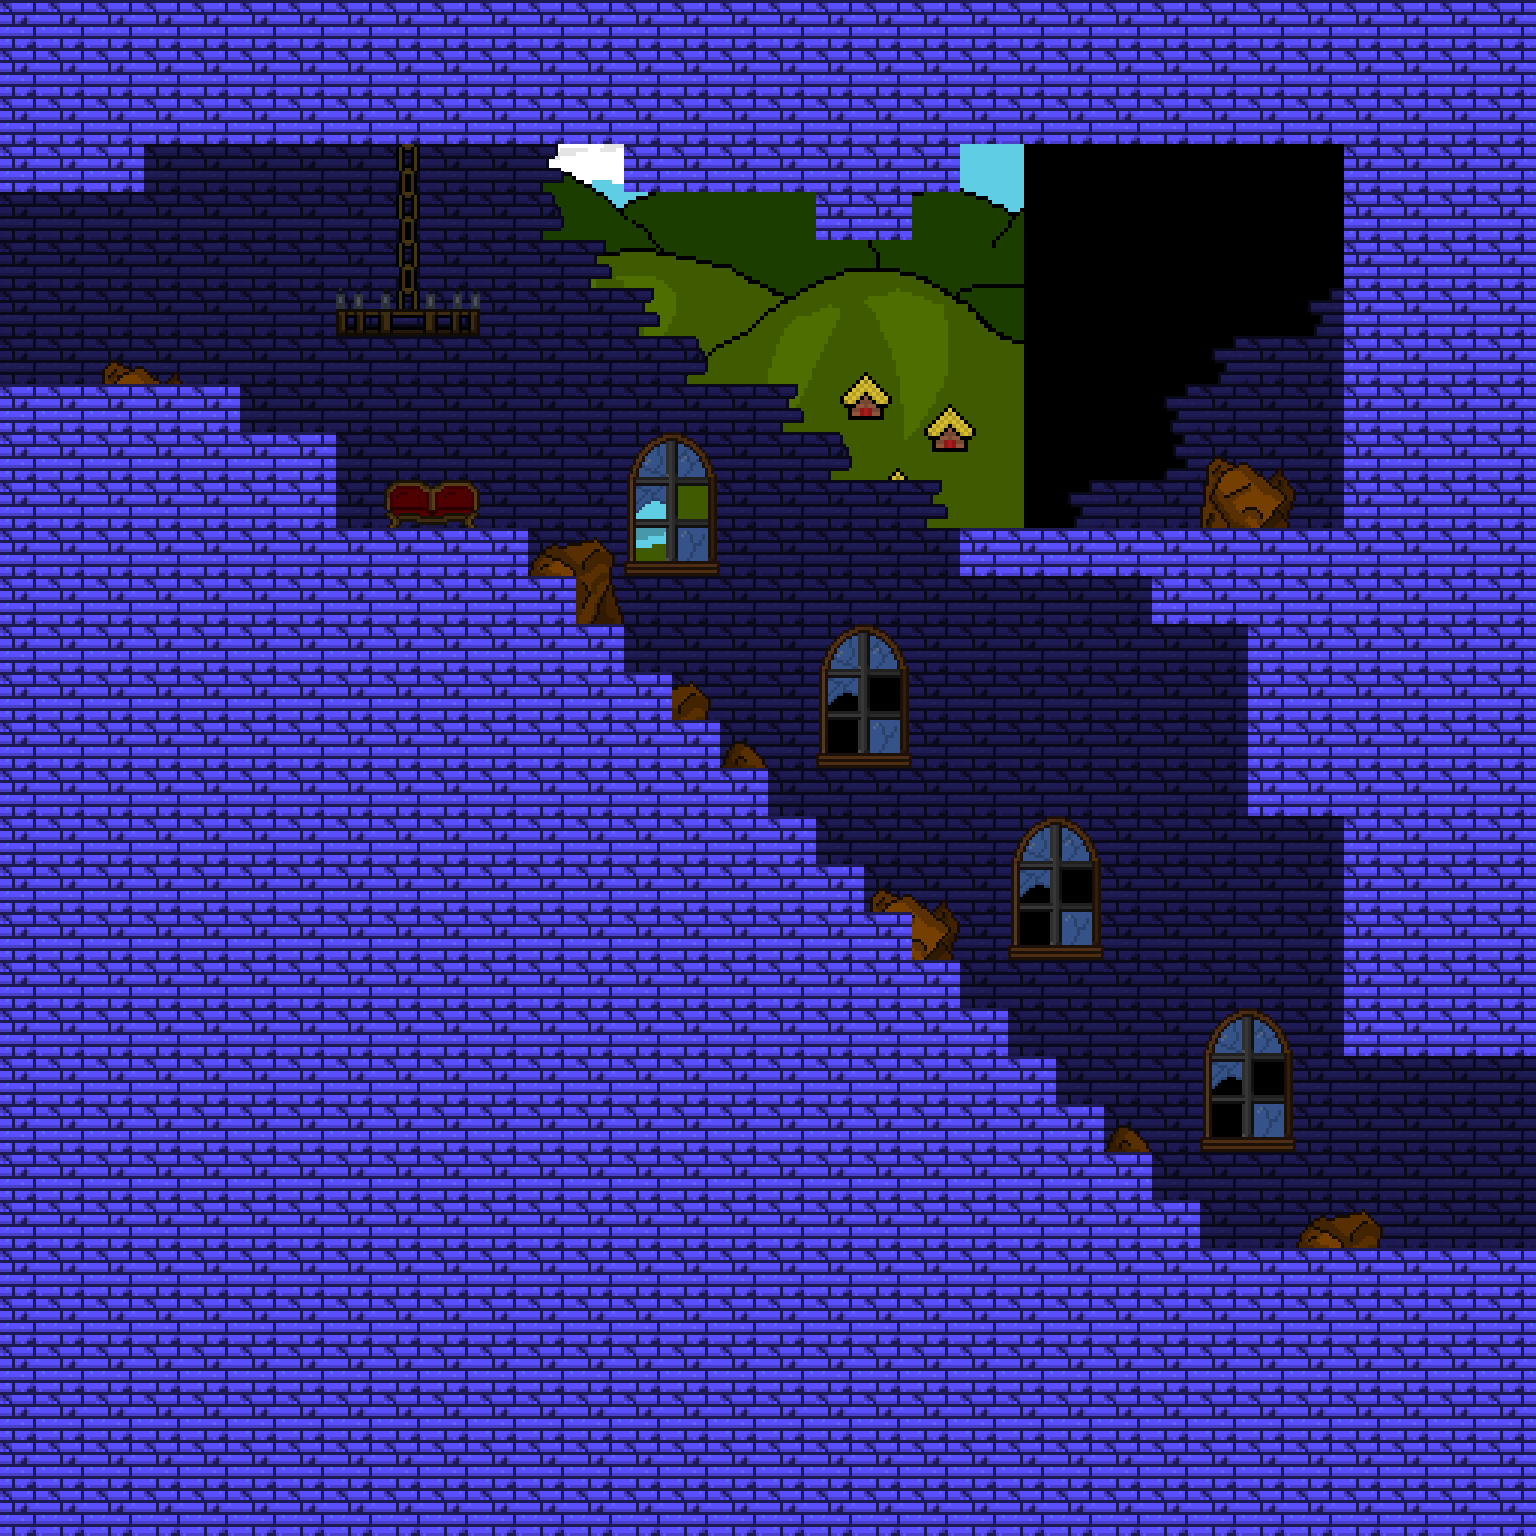

This is a level from a 2D game, rendered from its Tiled map with the project's own tilesets. A one-line summary and the map file follow, with tile-layer data summarised:
An orthogonal 32x32 tile map with 48x48 px tiles, 4 tile layers (back_tiles, back_second, front, front_second), 4 tilesets, 3 image layers and 32 objects (2x SpawnPoint, 2x Portal, HealthChargePickup).

<map version="1.11" tiledversion="1.11.0" orientation="orthogonal" renderorder="right-down" width="32" height="32" tilewidth="48" tileheight="48" infinite="0" nextlayerid="22" nextobjectid="257">
 <tileset firstgid="1" name="tileset01" tilewidth="48" tileheight="48" tilecount="176" columns="16">
  <image source="tilesets/tileset01.png" width="768" height="528" />
 </tileset>
 <tileset firstgid="177" name="tileset02" tilewidth="48" tileheight="48" tilecount="121" columns="11">
  <image source="tilesets/tileset02.png" width="528" height="528" />
 </tileset>
 <tileset firstgid="298" name="tileset03" tilewidth="48" tileheight="48" tilecount="306" columns="17">
  <image source="tilesets/tileset03.png" width="816" height="864" />
 </tileset>
 <tileset firstgid="604" name="objects" tilewidth="48" tileheight="48" tilecount="64" columns="8">
  <image source="objects.png" width="384" height="384" />
 </tileset>
 <imagelayer id="17" name="Image Layer 1">
  <image source="Backgrounds/ground_back.png" width="1024" height="576" />
  <properties>
   <property name="depth" type="int" value="3000" />
   <property name="parallax_x" type="float" value="1" />
   <property name="parallax_y" type="float" value="1" />
   <property name="repeat_y" type="bool" value="true" />
  </properties>
 </imagelayer>
 <imagelayer id="18" name="Image Layer 2">
  <image source="Backgrounds/ground_far.png" width="1024" height="576" />
  <properties>
   <property name="depth" type="int" value="2900" />
   <property name="parallax_x" type="float" value="0.8" />
   <property name="parallax_y" type="float" value="0.1" />
   <property name="repeat_y" type="bool" value="false" />
  </properties>
 </imagelayer>
 <imagelayer id="19" name="Image Layer 3">
  <image source="Backgrounds/ground_front.png" width="1024" height="576" />
  <properties>
   <property name="depth" type="int" value="2800" />
   <property name="parallax_x" type="float" value="0.9" />
   <property name="parallax_y" type="float" value="0.2" />
   <property name="repeat_y" type="bool" value="false" />
  </properties>
 </imagelayer>
 <layer id="11" name="back_tiles" width="32" height="32">
  <properties>
   <property name="depth" type="int" value="1050" />
   <property name="tileset" type="int" value="0" />
  </properties>
  <data>[1024 cells, 948 non-empty, 12 distinct tile ids]</data>
 </layer>
 <layer id="21" name="back_second" width="32" height="32">
  <properties>
   <property name="depth" type="int" value="1000" />
   <property name="tileset" type="int" value="2" />
  </properties>
  <data>[1024 cells, 0 non-empty, 0 distinct tile ids]</data>
 </layer>
 <layer id="12" name="front" width="32" height="32">
  <properties>
   <property name="depth" type="int" value="950" />
   <property name="tileset" type="int" value="0" />
  </properties>
  <data>[1024 cells, 25 non-empty, 14 distinct tile ids]</data>
 </layer>
 <layer id="20" name="front_second" width="32" height="32">
  <properties>
   <property name="depth" type="int" value="900" />
   <property name="tileset" type="int" value="2" />
  </properties>
  <data>[1024 cells, 0 non-empty, 0 distinct tile ids]</data>
 </layer>
 <objectgroup color="#ffaa00" id="16" name="spawnpoints">
  <object id="170" type="SpawnPoint" x="1488" y="1056" width="48" height="48">
   <properties>
    <property name="id" type="int" value="1" />
   </properties>
  </object>
  <object id="217" type="SpawnPoint" x="0" y="192" width="48" height="48">
   <properties>
    <property name="id" type="int" value="0" />
   </properties>
  </object>
 </objectgroup>
 <objectgroup id="14" name="objects">
  <object id="255" type="HealthChargePickup" x="1152" y="384" width="48" height="48">
   <properties>
    <property name="id" type="int" value="13" />
    <property name="lore" type="int" value="17" />
    <property name="text" value="These spikes did are not from this world..." />
   </properties>
  </object>
 </objectgroup>
 <objectgroup color="#0000ff" id="13" name="walls">
  <properties>
   <property name="isWallLayer" type="bool" value="true" />
  </properties>
  <object id="47" x="0" y="0" width="144" height="192" />
  <object id="50" x="0" y="384" width="240" height="1152" />
  <object id="54" x="144" y="0" width="1200" height="144" />
  <object id="174" x="528" y="576" width="48" height="960" />
  <object id="242" x="576" y="624" width="48" height="912" />
  <object id="243" x="624" y="672" width="48" height="864" />
  <object id="244" x="720" y="768" width="48" height="768" />
  <object id="245" x="768" y="816" width="48" height="720" />
  <object id="246" x="816" y="864" width="48" height="672" />
  <object id="247" x="864" y="912" width="48" height="624" />
  <object id="249" x="912" y="960" width="48" height="576" />
  <object id="250" x="960" y="1008" width="48" height="528" />
  <object id="251" x="1008" y="1056" width="48" height="480" />
  <object id="252" x="1056" y="1104" width="48" height="432" />
  <object id="253" x="1104" y="1152" width="48" height="384" />
  <object id="254" x="1152" y="1200" width="48" height="336" />
  <object id="248" x="1200" y="1248" width="144" height="288" />
  <object id="190" x="624" y="144" width="336" height="48" />
  <object id="191" x="1152" y="528" width="192" height="96" />
  <object id="256" x="960" y="528" width="192" height="48" />
  <object id="215" x="1248" y="624" width="96" height="192" />
  <object id="218" x="816" y="192" width="96" height="48" />
  <object id="234" x="1344" y="1248" width="192" height="288" />
  <object id="235" x="1344" y="0" width="192" height="1056" />
  <object id="236" x="240" y="528" width="288" height="1008" />
  <object id="237" x="240" y="432" width="96" height="96" />
  <object id="238" x="672" y="720" width="48" height="816" />
 </objectgroup>
 <objectgroup color="#00ff00" id="15" name="doors">
  <object id="169" type="Portal" x="1584" y="1056" width="48" height="192">
   <properties>
    <property name="horizontal" type="bool" value="false" />
    <property name="id_point" type="int" value="2" />
    <property name="id_room" type="int" value="40" />
   </properties>
  </object>
  <object id="216" type="Portal" x="-96" y="192" width="48" height="192">
   <properties>
    <property name="horizontal" type="bool" value="false" />
    <property name="id_point" type="int" value="0" />
    <property name="id_room" type="int" value="57" />
   </properties>
  </object>
 </objectgroup>
</map>
